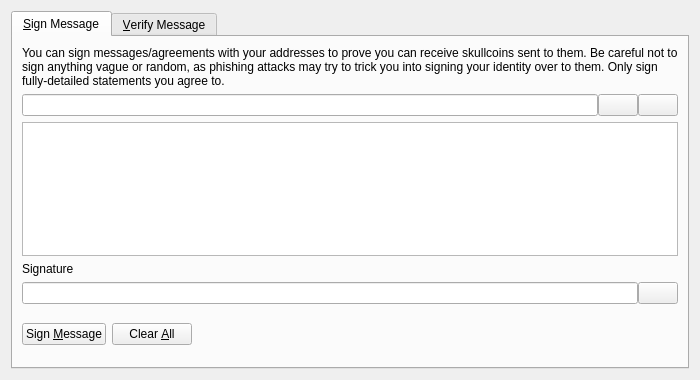
<?xml version="1.0" encoding="UTF-8"?>
<ui version="4.0">
 <class>SignVerifyMessageDialog</class>
 <widget class="QDialog" name="SignVerifyMessageDialog">
  <property name="geometry">
   <rect>
    <x>0</x>
    <y>0</y>
    <width>700</width>
    <height>380</height>
   </rect>
  </property>
  <property name="windowTitle">
   <string>Signatures - Sign / Verify a Message</string>
  </property>
  <property name="modal">
   <bool>true</bool>
  </property>
  <layout class="QVBoxLayout" name="verticalLayout">
   <item>
    <widget class="QTabWidget" name="tabWidget">
     <property name="currentIndex">
      <number>0</number>
     </property>
     <widget class="QWidget" name="tabSignMessage">
      <attribute name="title">
       <string>&amp;Sign Message</string>
      </attribute>
      <layout class="QVBoxLayout" name="verticalLayout_SM">
       <item>
        <widget class="QLabel" name="infoLabel_SM">
         <property name="text">
          <string>You can sign messages/agreements with your addresses to prove you can receive skullcoins sent to them. Be careful not to sign anything vague or random, as phishing attacks may try to trick you into signing your identity over to them. Only sign fully-detailed statements you agree to.</string>
         </property>
         <property name="textFormat">
          <enum>Qt::PlainText</enum>
         </property>
         <property name="wordWrap">
          <bool>true</bool>
         </property>
        </widget>
       </item>
       <item>
        <layout class="QHBoxLayout" name="horizontalLayout_1_SM">
         <property name="spacing">
          <number>0</number>
         </property>
         <item>
          <widget class="QValidatedLineEdit" name="addressIn_SM">
           <property name="toolTip">
            <string>The Skullcoin address to sign the message with</string>
           </property>
          </widget>
         </item>
         <item>
          <widget class="QPushButton" name="addressBookButton_SM">
           <property name="toolTip">
            <string>Choose previously used address</string>
           </property>
           <property name="text">
            <string/>
           </property>
           <property name="icon">
            <iconset resource="../bitcoin.qrc">
             <normaloff>:/icons/address-book</normaloff>:/icons/address-book</iconset>
           </property>
           <property name="shortcut">
            <string>Alt+A</string>
           </property>
           <property name="autoDefault">
            <bool>false</bool>
           </property>
          </widget>
         </item>
         <item>
          <widget class="QPushButton" name="pasteButton_SM">
           <property name="toolTip">
            <string>Paste address from clipboard</string>
           </property>
           <property name="text">
            <string/>
           </property>
           <property name="icon">
            <iconset resource="../bitcoin.qrc">
             <normaloff>:/icons/editpaste</normaloff>:/icons/editpaste</iconset>
           </property>
           <property name="shortcut">
            <string>Alt+P</string>
           </property>
           <property name="autoDefault">
            <bool>false</bool>
           </property>
          </widget>
         </item>
        </layout>
       </item>
       <item>
        <widget class="QPlainTextEdit" name="messageIn_SM">
         <property name="toolTip">
          <string>Enter the message you want to sign here</string>
         </property>
        </widget>
       </item>
       <item>
        <widget class="QLabel" name="signatureLabel_SM">
         <property name="text">
          <string>Signature</string>
         </property>
         <property name="textFormat">
          <enum>Qt::PlainText</enum>
         </property>
        </widget>
       </item>
       <item>
        <layout class="QHBoxLayout" name="horizontalLayout_2_SM">
         <property name="spacing">
          <number>0</number>
         </property>
         <item>
          <widget class="QLineEdit" name="signatureOut_SM">
           <property name="font">
            <font>
             <italic>true</italic>
            </font>
           </property>
           <property name="readOnly">
            <bool>true</bool>
           </property>
          </widget>
         </item>
         <item>
          <widget class="QPushButton" name="copySignatureButton_SM">
           <property name="toolTip">
            <string>Copy the current signature to the system clipboard</string>
           </property>
           <property name="text">
            <string/>
           </property>
           <property name="icon">
            <iconset resource="../bitcoin.qrc">
             <normaloff>:/icons/editcopy</normaloff>:/icons/editcopy</iconset>
           </property>
           <property name="autoDefault">
            <bool>false</bool>
           </property>
          </widget>
         </item>
        </layout>
       </item>
       <item>
        <layout class="QHBoxLayout" name="horizontalLayout_3_SM">
         <item>
          <widget class="QPushButton" name="signMessageButton_SM">
           <property name="toolTip">
            <string>Sign the message to prove you own this Skullcoin address</string>
           </property>
           <property name="text">
            <string>Sign &amp;Message</string>
           </property>
           <property name="icon">
            <iconset resource="../bitcoin.qrc">
             <normaloff>:/icons/edit</normaloff>:/icons/edit</iconset>
           </property>
           <property name="autoDefault">
            <bool>false</bool>
           </property>
          </widget>
         </item>
         <item>
          <widget class="QPushButton" name="clearButton_SM">
           <property name="toolTip">
            <string>Reset all sign message fields</string>
           </property>
           <property name="text">
            <string>Clear &amp;All</string>
           </property>
           <property name="icon">
            <iconset resource="../bitcoin.qrc">
             <normaloff>:/icons/remove</normaloff>:/icons/remove</iconset>
           </property>
           <property name="autoDefault">
            <bool>false</bool>
           </property>
          </widget>
         </item>
         <item>
          <spacer name="horizontalSpacer_1_SM">
           <property name="orientation">
            <enum>Qt::Horizontal</enum>
           </property>
           <property name="sizeHint" stdset="0">
            <size>
             <width>40</width>
             <height>48</height>
            </size>
           </property>
          </spacer>
         </item>
         <item>
          <widget class="QLabel" name="statusLabel_SM">
           <property name="font">
            <font>
             <weight>75</weight>
             <bold>true</bold>
            </font>
           </property>
           <property name="text">
            <string/>
           </property>
           <property name="wordWrap">
            <bool>true</bool>
           </property>
          </widget>
         </item>
         <item>
          <spacer name="horizontalSpacer_2_SM">
           <property name="orientation">
            <enum>Qt::Horizontal</enum>
           </property>
           <property name="sizeHint" stdset="0">
            <size>
             <width>40</width>
             <height>48</height>
            </size>
           </property>
          </spacer>
         </item>
        </layout>
       </item>
      </layout>
     </widget>
     <widget class="QWidget" name="tabVerifyMessage">
      <attribute name="title">
       <string>&amp;Verify Message</string>
      </attribute>
      <layout class="QVBoxLayout" name="verticalLayout_VM">
       <item>
        <widget class="QLabel" name="infoLabel_VM">
         <property name="text">
          <string>Enter the receiver's address, message (ensure you copy line breaks, spaces, tabs, etc. exactly) and signature below to verify the message. Be careful not to read more into the signature than what is in the signed message itself, to avoid being tricked by a man-in-the-middle attack. Note that this only proves the signing party receives with the address, it cannot prove sendership of any transaction!</string>
         </property>
         <property name="textFormat">
          <enum>Qt::PlainText</enum>
         </property>
         <property name="alignment">
          <set>Qt::AlignLeading|Qt::AlignLeft|Qt::AlignTop</set>
         </property>
         <property name="wordWrap">
          <bool>true</bool>
         </property>
        </widget>
       </item>
       <item>
        <layout class="QHBoxLayout" name="horizontalLayout_1_VM">
         <property name="spacing">
          <number>0</number>
         </property>
         <item>
          <widget class="QValidatedLineEdit" name="addressIn_VM">
           <property name="toolTip">
            <string>The Skullcoin address the message was signed with</string>
           </property>
          </widget>
         </item>
         <item>
          <widget class="QPushButton" name="addressBookButton_VM">
           <property name="toolTip">
            <string>Choose previously used address</string>
           </property>
           <property name="text">
            <string/>
           </property>
           <property name="icon">
            <iconset resource="../bitcoin.qrc">
             <normaloff>:/icons/address-book</normaloff>:/icons/address-book</iconset>
           </property>
           <property name="shortcut">
            <string>Alt+A</string>
           </property>
           <property name="autoDefault">
            <bool>false</bool>
           </property>
          </widget>
         </item>
        </layout>
       </item>
       <item>
        <widget class="QPlainTextEdit" name="messageIn_VM"/>
       </item>
       <item>
        <widget class="QValidatedLineEdit" name="signatureIn_VM"/>
       </item>
       <item>
        <layout class="QHBoxLayout" name="horizontalLayout_2_VM">
         <item>
          <widget class="QPushButton" name="verifyMessageButton_VM">
           <property name="toolTip">
            <string>Verify the message to ensure it was signed with the specified Skullcoin address</string>
           </property>
           <property name="text">
            <string>Verify &amp;Message</string>
           </property>
           <property name="icon">
            <iconset resource="../bitcoin.qrc">
             <normaloff>:/icons/transaction_0</normaloff>:/icons/transaction_0</iconset>
           </property>
           <property name="autoDefault">
            <bool>false</bool>
           </property>
          </widget>
         </item>
         <item>
          <widget class="QPushButton" name="clearButton_VM">
           <property name="toolTip">
            <string>Reset all verify message fields</string>
           </property>
           <property name="text">
            <string>Clear &amp;All</string>
           </property>
           <property name="icon">
            <iconset resource="../bitcoin.qrc">
             <normaloff>:/icons/remove</normaloff>:/icons/remove</iconset>
           </property>
           <property name="autoDefault">
            <bool>false</bool>
           </property>
          </widget>
         </item>
         <item>
          <spacer name="horizontalSpacer_1_VM">
           <property name="orientation">
            <enum>Qt::Horizontal</enum>
           </property>
           <property name="sizeHint" stdset="0">
            <size>
             <width>40</width>
             <height>48</height>
            </size>
           </property>
          </spacer>
         </item>
         <item>
          <widget class="QLabel" name="statusLabel_VM">
           <property name="font">
            <font>
             <weight>75</weight>
             <bold>true</bold>
            </font>
           </property>
           <property name="text">
            <string/>
           </property>
           <property name="wordWrap">
            <bool>true</bool>
           </property>
          </widget>
         </item>
         <item>
          <spacer name="horizontalSpacer_2_VM">
           <property name="orientation">
            <enum>Qt::Horizontal</enum>
           </property>
           <property name="sizeHint" stdset="0">
            <size>
             <width>40</width>
             <height>48</height>
            </size>
           </property>
          </spacer>
         </item>
        </layout>
       </item>
      </layout>
     </widget>
    </widget>
   </item>
  </layout>
 </widget>
 <customwidgets>
  <customwidget>
   <class>QValidatedLineEdit</class>
   <extends>QLineEdit</extends>
   <header>qt/qvalidatedlineedit.h</header>
  </customwidget>
 </customwidgets>
 <resources>
  <include location="../bitcoin.qrc"/>
 </resources>
 <connections/>
</ui>
